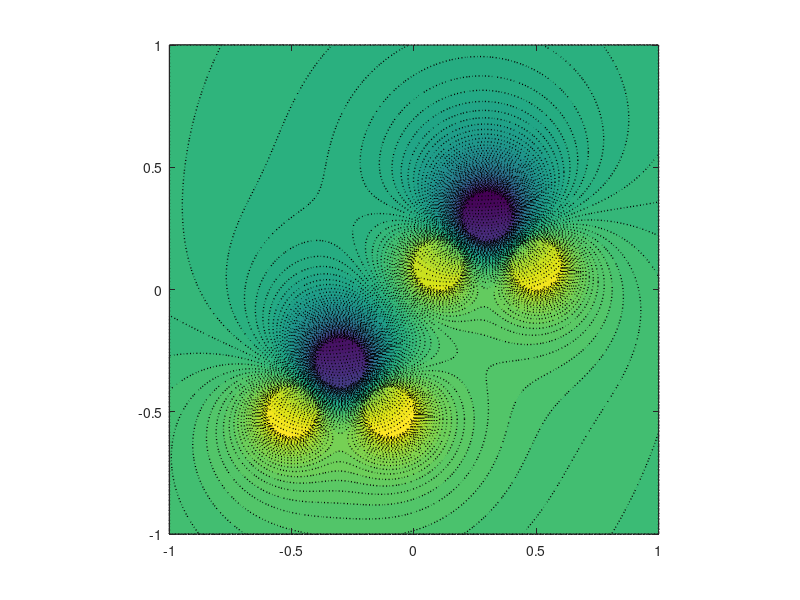
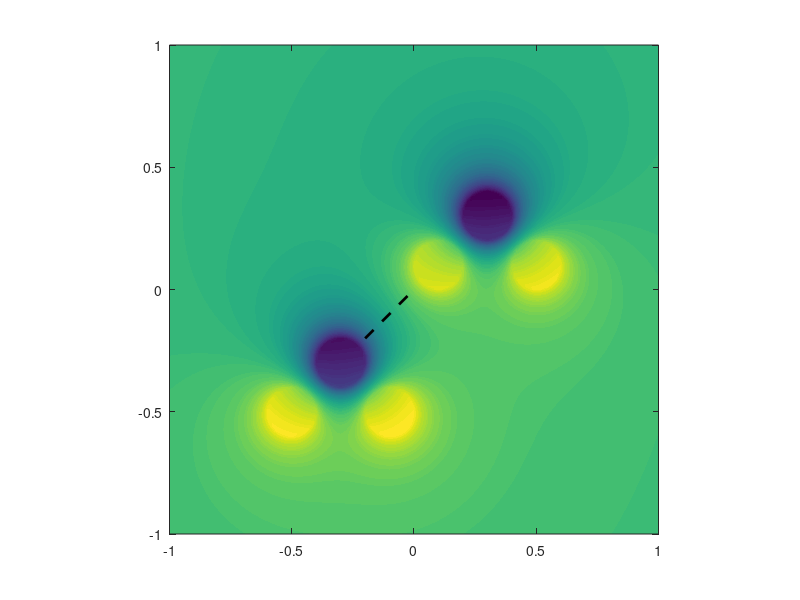

Here is the MATLAB script that generated these plots, in order:
clear; close

% [[ CALCULATE ELECTROSTATIC POTENTIAL AROUND CHARGE ]]
K   = 1 / (4 * pi * 8.85e-12);  % electrostatic constant
e   = 1.6e-19;                  % charge of an electron
q_O = -2 * e;                   % oxygen charge
q_H =  1 * e;                   % hydrogen charge
r   = 0.1;                      % particle radius

% Create a 2D meshgrid for plotting
grid = -1 : 0.01 : 1;
[x_grid, y_grid] = meshgrid(grid);

% [ GET POSITION OF FIRST WATER MOLECULE (LEFT) ]
% Oxygen
O1_x = -0.3;          O1_y = -0.3;
% Two hydrogens
H1_x_L = O1_x - 0.2;  H1_y_L = O1_y - 0.2;
H1_x_R = O1_x + 0.2;  H1_y_R = O1_y - 0.2;

% [ GET POSITION OF SECOND WATER MOLECULE (RIGHT) ]
% Oxygen
O2_x = 0.3;          O2_y = 0.3;
% Two hydrogens
H2_x_L = O2_x - 0.2;  H2_y_L = O2_y - 0.2;
H2_x_R = O2_x + 0.2;  H2_y_R = O2_y - 0.2;

% [ CALCULATE ELECTROSTATIC POTENTIAL FOR EACH PARTICLE ]
% Values for system of observation electrostatic 
% potential will be stored in this array
V = zeros(size(x_grid));

% Electrostatic potential for every particle will be calculated with calculate_potential function
% Params:
%     x_grid, y_grid: mesh grid coordinates
%     x_p, y_p: particle x and y coordinates
%     q: charge of a particle (negative for O, positive for H)
%     K: Coulomb's constant (beginning of script)
%     r: radius of particle, where potential is constant
% Returns: 
%     2D array, where V_particle is particle potential and inside_x are points inside of particle radius
function [V_particle] = calculate_potential(x_grid, y_grid, x_p, y_p, q, K, r)
    % Calculates displacement - distance between 
    % each grid point and particle position for R
    x_dis = x_p - x_grid;
    y_dis = y_p - y_grid;

    % Calculates distance between each grid point and the particle with Pythagoream's theorem
    R = sqrt( x_dis.^2 + y_dis.^2 );

    % Calculates particle potential using formula V = qk/r (check params), where r is R
    % This is how much the particle contributes to system of obervation's(?) electrostatic potential
    V_particle = (q * K) ./ R;

    % Gets points inside (or near) of the particle, where potential is constant
    id = (R < r);
    % Calculates maximum potential found in this area
    V_max = (q * K) / r;
    % Sets values of potentials inside of the particle to this value
    V_particle(id) = V_max;
end

% [ CALCULATE ELECTROSTATIC POTENTIAL FOR FIRST WATER MOLECULE (LEFT) ]
[V_O1]    = calculate_potential(x_grid, y_grid, O1_x,   O1_y,   q_O, K, r);
[V_H1_L]  = calculate_potential(x_grid, y_grid, H1_x_L, H1_y_L, q_H, K, r);
[V_H1_R]  = calculate_potential(x_grid, y_grid, H1_x_R, H1_y_R, q_H, K, r);

V_H20_1 = V_O1 + V_H1_L + V_H1_R;

% [ CALCULATE ELECTROSTATIC POTENTIAL FOR SECOND WATER MOLECULE (RIGHT) ]
[V_O2]   = calculate_potential(x_grid, y_grid, O2_x,   O2_y,   q_O, K, r);
[V_H2_L] = calculate_potential(x_grid, y_grid, H2_x_L, H2_y_L, q_H, K, r);
[V_H2_R] = calculate_potential(x_grid, y_grid, H2_x_R, H2_y_R, q_H, K, r);

V_H20_2 = V_O2 + V_H2_L + V_H2_R;

% [ CALCULATE SYSTEM OF OBSERVATION ELECTROSTATIC POTENTIAL ]
% Sum of all electrostatic potentials
V = V_H20_1 + V_H20_2;


% [[ PLOT ]]
figure
contourf(x_grid, y_grid, V, 100, ':', 'LineWidth', 1)
ax=gca;
axis(ax,'equal')

figure
contourf(x_grid, y_grid, V, 100, 'LineStyle', 'none')
hold on
% plots dashed line that represents a hydrogen bond
plot([O1_x + r, H2_x_L - r], [O1_y + r, H2_y_L - r], 'Color', 'black', 'LineStyle', '--', 'LineWidth', 2)
ax=gca;
axis(ax,'equal')